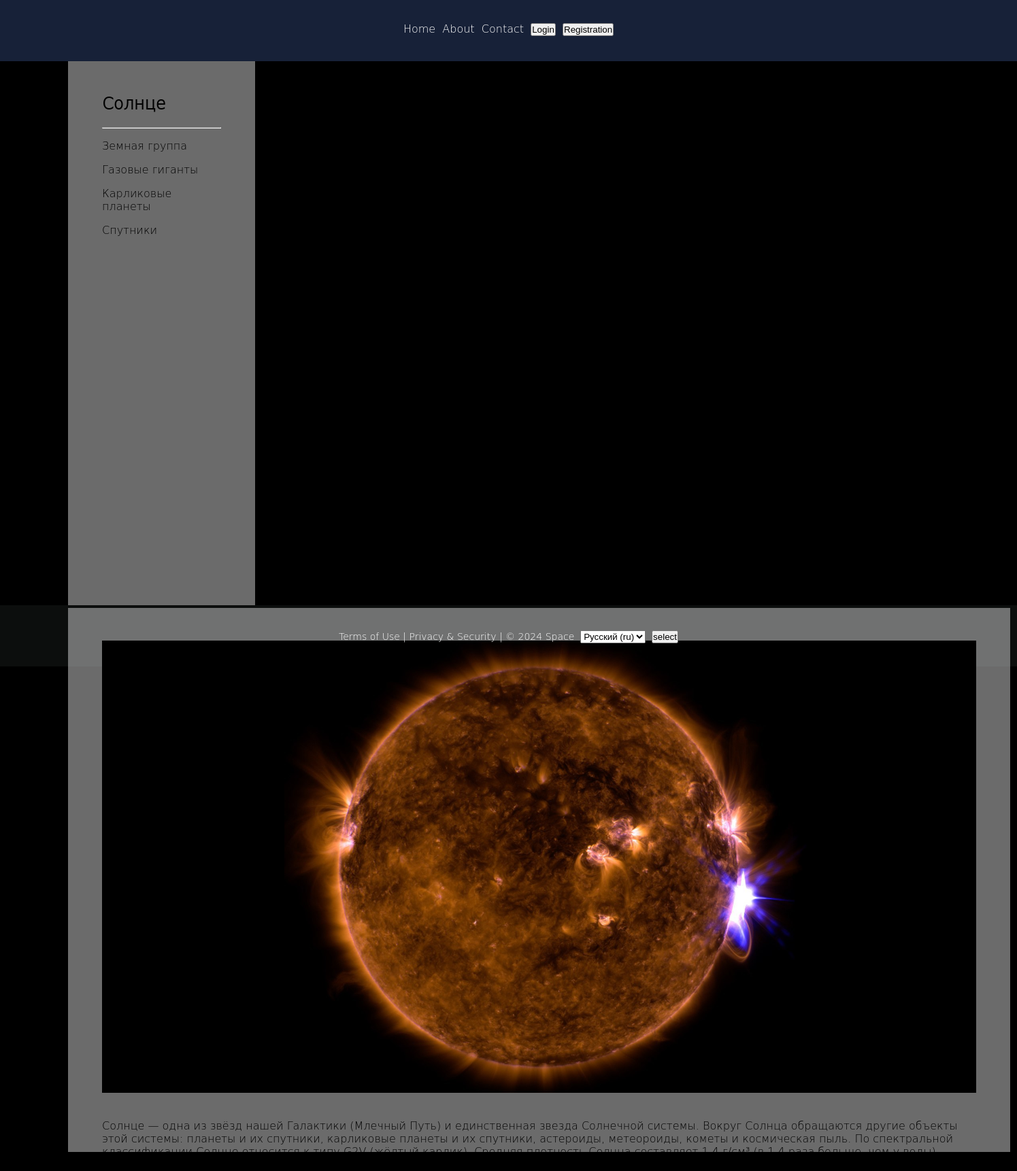
Screenshot of /content/Sun/ with the database file from the repository.
### base/models.py (models this page shows, shortened)
class Content(models.Model):
    header = models.CharField(max_length=255, verbose_name=_('Header'))
    post = models.TextField(blank=True, verbose_name=_('Content'))
    slug = models.SlugField(max_length=255, unique=True, db_index=True, verbose_name=_('Slug'))
    photo = models.ImageField(
        upload_to="photos/%Y/%m/%d/", default=None, blank=True, null=True, verbose_name=_('Photo')
    )
    author = models.ForeignKey(
        get_user_model(), on_delete=models.SET_NULL, related_name='content',
        null=True, default=None, verbose_name=_('Author')
    )
    category = models.ForeignKey(
        'Category', on_delete=models.PROTECT, related_name='content', null=True, verbose_name=_('Categories')
    )
    time_create = models.DateTimeField(auto_now_add=True, verbose_name=_('Creation time'))
    time_update = models.DateTimeField(auto_now=True, verbose_name=_('Time of change'))
    is_published = models.BooleanField(default=True, verbose_name=_('Status'))
    objects = models.Manager()
    published = PublishManager()
    class Meta:
        verbose_name = _('object')
        verbose_name_plural = _('Objects')

class Category(models.Model):
    cat_name = models.CharField(max_length=100, db_index=True, verbose_name=_('Category'))
    cat_slug = models.SlugField(max_length=255, unique=True, db_index=True)
    objects = models.Manager()
    class Meta:
        verbose_name = _('category')
        verbose_name_plural = _('Categories')
    def get_absolute_url(self):
        return reverse('category', kwargs={'cat_slug': self.cat_slug})

### base/views.py (the view)
# urls.py: path('content/<slug:slug>/', views.ContentPage.as_view(), name='content'),
class ContentPage(DetailView):
    template_name = 'base/content.html'
    slug_url_kwarg = 'slug'
    context_object_name = 'content'
    def get_context_data(self, **kwargs):
        context = super().get_context_data(**kwargs)
        context['title'] = context['content'].header
        context['page_header'] = context['content'].header
        return context
    def get_object(self, queryset=None):
        return get_object_or_404(Content.published, slug=self.kwargs[self.slug_url_kwarg])

### base/models.py (called while the page is built)
    def get_queryset(self):
        return super().get_queryset().filter(is_published=1)

### base/templatetags/base_tags.py (called while the page is built)
@register.inclusion_tag('base/category.html')
def get_category(selected=0):
    category = Category.objects.all()
    return {'category': category, 'selected': selected}

### base/templates/base/content.html (shortened to what this page needs)
{% extends 'base.html' %}
{% load i18n %}
{% block content %}
{% if content.photo %}
<img src="{{content.photo.url}}" alt="{{header}}"><br>
{% else %}
<p align="center">{% include 'base/inclusions/image_icon.html' %}</p><br>
{% endif %}
<br>{{content.post|linebreaks}}<br>
<br>
{% endblock %}

### templates/base.html (shortened to what this page needs)
<!DOCTYPE html>
<html lang="ru">
{% load static %}
{% load base_tags %}
{% load i18n %}
<head>
    <link type="text/css" rel="stylesheet" href="{% static 'base/css/styles.css' %}">
</head>
<body>
<div id="page">
    <div class="head">
        <div class="menu">
            <a class="link-white" href="{% url 'home' %}">{% trans 'Home' %}</a>&nbsp;
            <a class="link-white" href="{% url 'about' %}">{% trans 'About' %}</a>&nbsp;
            <a class="link-white" href="{% url 'contact' %}">{% trans 'Contact' %}</a>&nbsp;
            {% if user.is_authenticated %}
            <a class="link-white" href="{% url 'users:profile' %}">{{user.username}}</a>&nbsp;
            <form style="display:inline-block" method="post" action="{% url 'users:logout' %}">{% csrf_token %}
                <button type="submit" class="button-head">{% trans 'Logout' %}</button>
            </form>
            {% else %}
            <a href="{% url 'users:login' %}">
                <button type="button" class="button-head">{% trans 'Login' %}</button>&nbsp;
            </a>
            <a href="{% url 'users:registration' %}">
                <button type="button" class="button-head">{% trans 'Registration' %}</button>
            </a>
            {% endif %}
        </div>
    </div>
    <div class="body">
        <div class="categories">
            <div class="shell">
                <br><h2>{{page_header}}</h2>
                <hr class="line">
                {% get_category selected %}
            </div>
        </div>
        <div class="content">
            <div class="shell"><br>
                <br>{% block content %}{% endblock %}
            </div>
        </div>
    </div>
    <div class="footer" style="color: #ffffff">
        <div style="display:inline-block">
            <a class="link-white" href="{% url 'terms' %}">{% trans 'Terms of Use' %}</a> |
            <a class="link-white" href="{% url 'privacy' %}">{% trans 'Privacy & Security' %}</a> |
            &copy 2024 {% trans 'Space' %}&nbsp;
        </div>
        <form style="display:inline-block" class="language" action="{% url 'set_language' %}" method="post">
            <select name="language">
                {% get_current_language as LANGUAGE_CODE %}
                {% get_available_languages as LANGUAGES %}
                {% get_language_info_list for LANGUAGES as languages %}
                {% for language in languages %}
                <option value="{{language.code}}" {% if language.code == LANGUAGE_CODE %} selected{% endif %}>
                    {{language.name_local}} ({{language.code}})
                </option>
                {% endfor %}
            </select>&nbsp;
            <input type="submit" value="{% trans 'select' %}">
        </form>
    </div>
</div>
</body>
</html>

### base/templates/base/category.html
{% for i in category %}
{% if i.id == selected %}
<ul><a>{{i.cat_name}}</a></ul>
{% else %}
<ul><a class="link-dark" href="{{i.get_absolute_url}}">{{i.cat_name}}</a></ul>
{% endif %}
{% endfor %}

### base/static/base/css/styles.css (style rules this page uses)
* { padding: 0; text-decoration: none; }
html, body { margin: 0; height: 100%; background: #000000 url('../images/background_image.png') no-repeat 50% 0%; }
#page { height: 100%; max-width: 1920px; min-width: 1050px; margin: 0 auto; font-family: 'DejaVu Sans Light', 'Arial'; font-size: 16px; }
.head { height: 90px; padding-top: 33px; box-sizing: border-box; background: #172138; text-align: center; }
.menu { display: inline-block; padding: 0px 0px 0px 0px; }
.language { padding: 0px 0px 0px 0px; display: inline-block; }
.body { box-sizing: border-box; height: 100%; padding: 0px 0px 0px 100px; }
.categories { display: inline-block; overflow-x: hidden; overflow-y: auto; height: 100%; max-width: 275px; min-width: 275px; background: rgba(204, 204, 204, 0.05); }
.content { display: inline-block; overflow-x: hidden; overflow-y: auto; height: 100%; max-width: 1385px; min-width: 1385px; background: rgba(204, 204, 204, 0.05); }
.shell { min-height: 100%; padding: 10px 50px 10px 50px; background: rgba(204, 204, 204, 0.5); }
.footer { height: 90px; padding-top: 37px; box-sizing: border-box; background: #0c0e0d; text-align: center; font-size: 14px; }
.link-white { color: #ffffff; }
.link-dark { color: #000000; }

### rows the page displays
Content: header "Солнце", photo (picture), post "Солнце — одна из звёзд нашей Галактики (Млечный Путь) и единственная звезда Солнечной системы. Вокруг Солнца обращаются другие объекты этой системы: планеты и их спутники, карликовые планеты и их спутники, астероиды, метеороиды, кометы и космическая пыль. По спектральной…"
Category: cat_name "Земная группа"
Category: cat_name "Газовые гиганты"
Category: cat_name "Карликовые планеты"
Category: cat_name "Спутники"

### other values shown
form field language "Русский (ru)"
